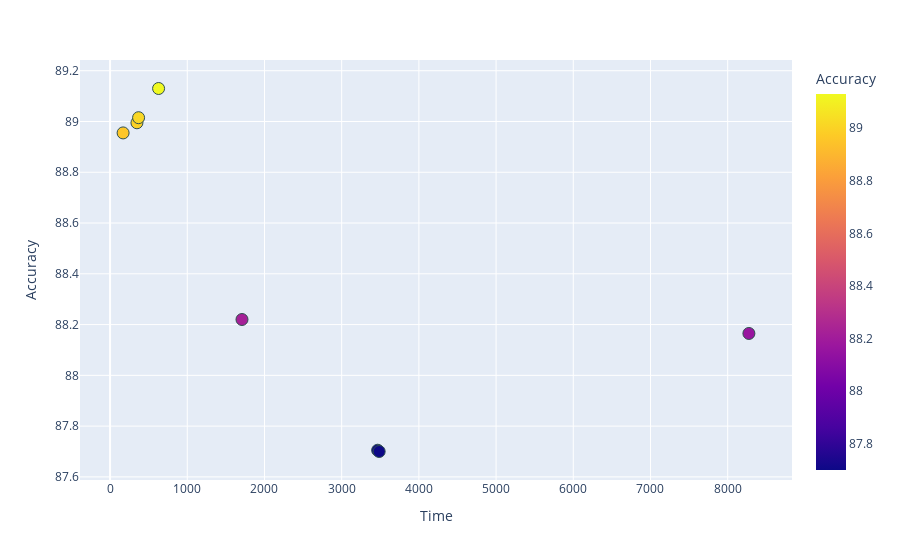

The notebook cell saved with this chart:
### Code cell
fig = px.scatter(df_mean, x="Time", y="Accuracy", color="Accuracy")
fig.update_traces(
    marker=dict(size=12, line=dict(width=1, color="DarkSlateGrey")),
)
fig.show()
fig.write_image(f"./figures/accuracy_time.svg")

### Figure 1 — Plotly figure (JSON) as saved in the notebook; plotly's stock layout.template omitted (floating-point values rounded to 4 significant figures)
{"data": [{"hovertemplate": "Time=%{x}<br>Accuracy=%{marker.color}<extra></extra>", "legendgroup": "", "marker": {"color": [89.0, 88.22, 88.95, 87.7, 89.01, 88.17, 89.13, 87.7], "coloraxis": "coloraxis", "line": {"color": "DarkSlateGrey", "width": 1}, "size": 12, "symbol": "circle"}, "mode": "markers", "name": "", "orientation": "v", "showlegend": false, "type": "scatter", "x": [348, 1709.0, 168.8, 3466.0, 369.2, 8275.0, 628.5, 3486.0], "xaxis": "x", "y": [89.0, 88.22, 88.95, 87.7, 89.01, 88.17, 89.13, 87.7], "yaxis": "y"}], "layout": {"coloraxis": {"colorbar": {"title": {"text": "Accuracy"}}, "colorscale": [[0, "#0d0887"], [0.1111, "#46039f"], [0.2222, "#7201a8"], [0.3333, "#9c179e"], [0.4444, "#bd3786"], [0.5556, "#d8576b"], [0.6667, "#ed7953"], [0.7778, "#fb9f3a"], [0.8889, "#fdca26"], [1, "#f0f921"]]}, "legend": {"tracegroupgap": 0}, "margin": {"t": 60}, "xaxis": {"anchor": "y", "domain": [0, 1], "title": {"text": "Time"}}, "yaxis": {"anchor": "x", "domain": [0, 1], "title": {"text": "Accuracy"}}}}
